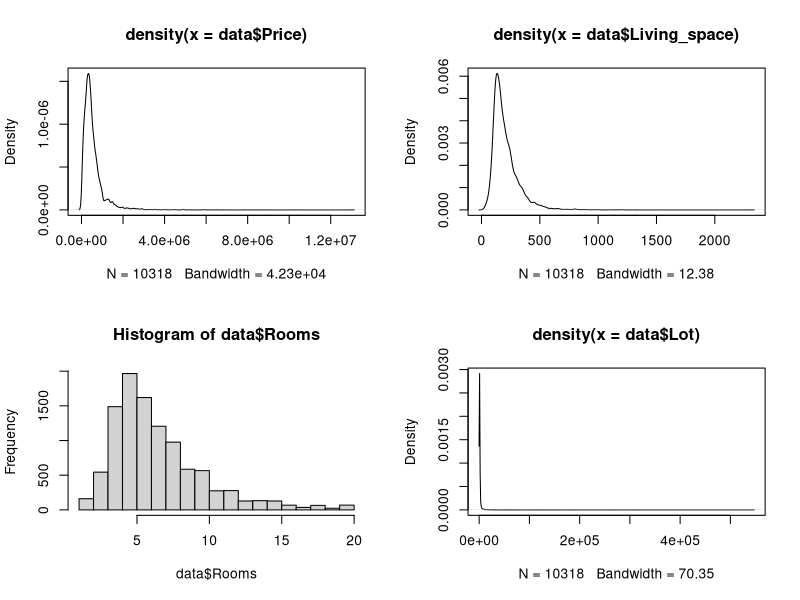
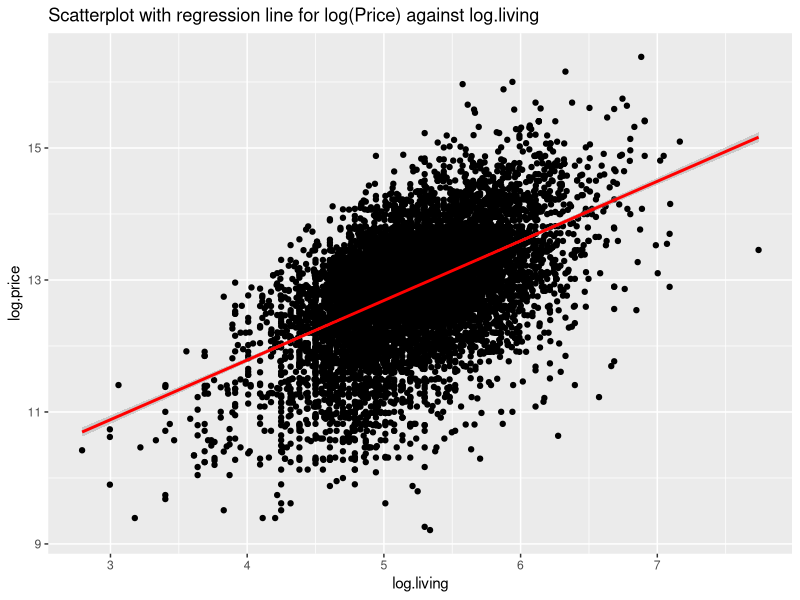
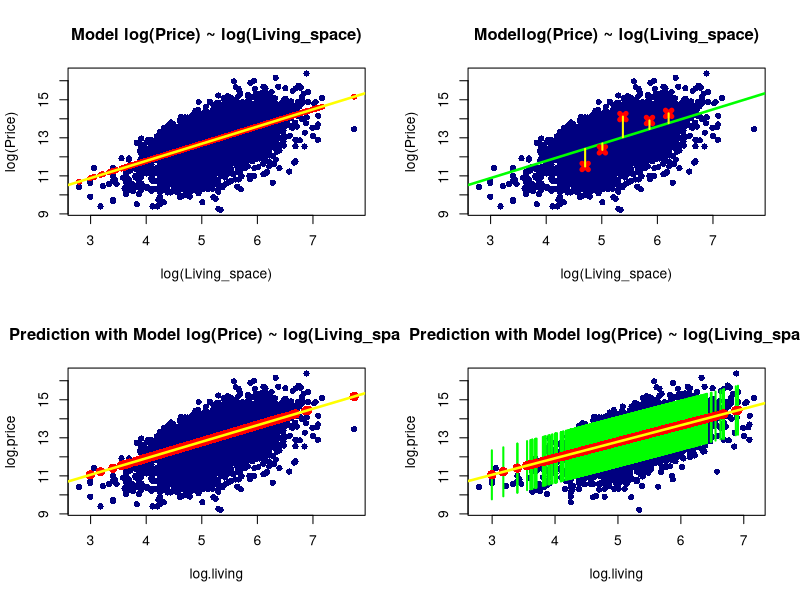
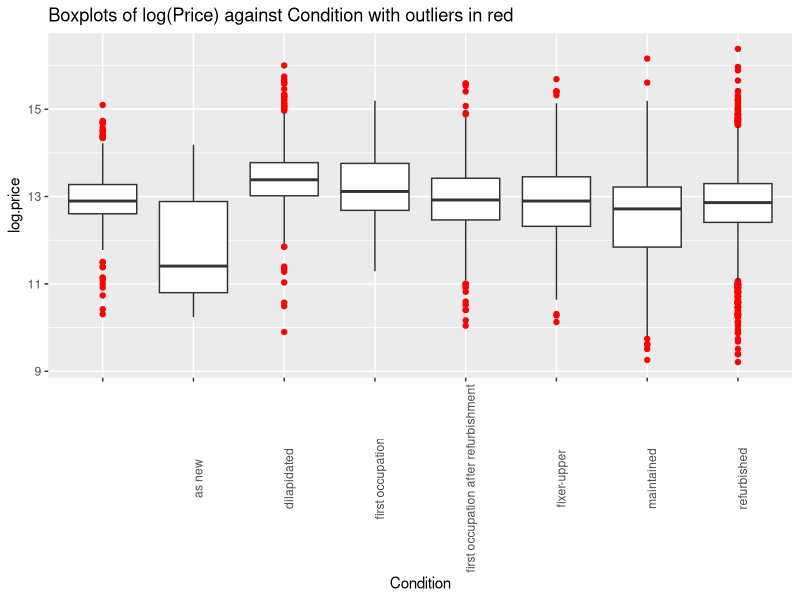
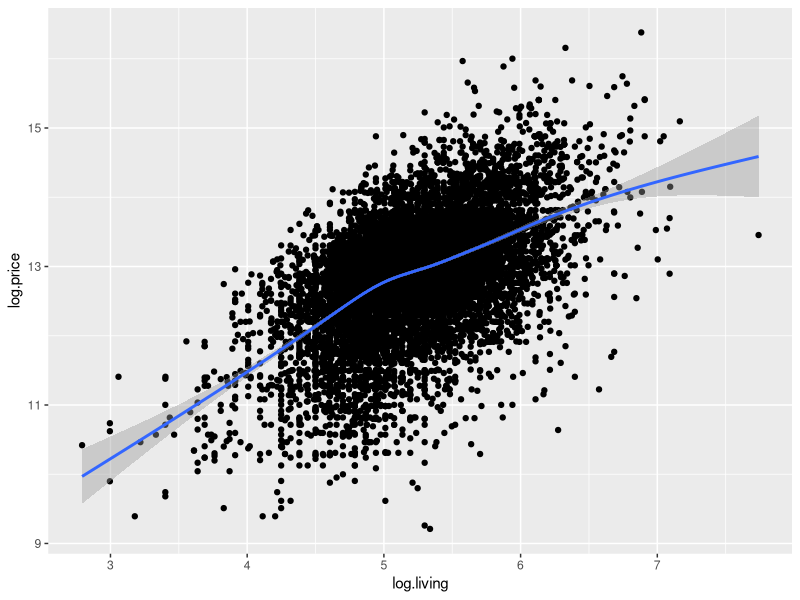
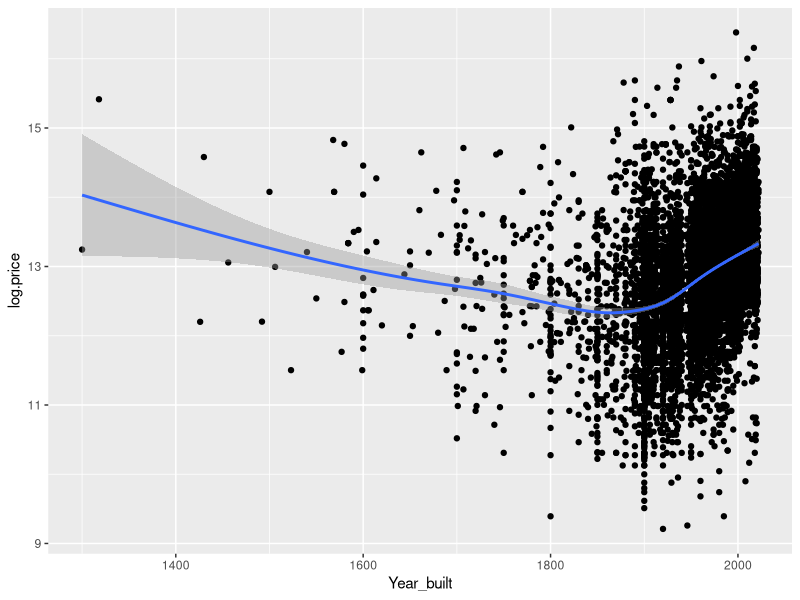
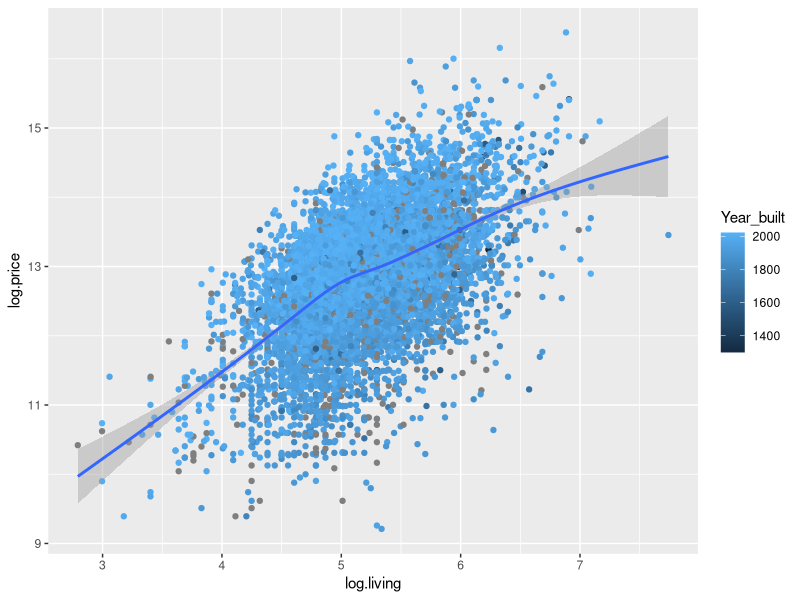
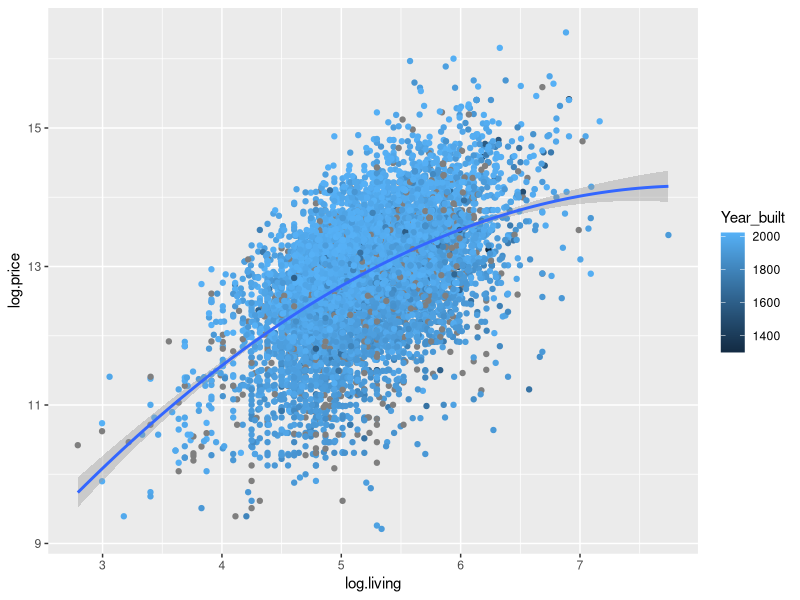

Write the R code that produced these figures, in order.
## ---- chunk 1
knitr::opts_chunk$set(echo = TRUE)
## ---- chunk 2
data <- read.csv('german_housing_cleaned.csv',header =T, encoding='UTF-8')
head(data)
## ---- chunk 3
par(mfrow = c(2,2))

#Price
plot(density(data$Price))

#Living_space
plot(density(data$Living_space))

#Rooms
hist(data$Rooms)

#Lot
plot(density(data$Lot))
## ---- chunk 4
data1 <- data
data1$log.price <- log(data1$Price)
data1$log.living <- log(data1$Living_space)
data1$log.rooms <- log(data1$Rooms)
data1$log.lot <- log(data1$Lot)
data1$Condition <- factor(data1$Condition)
str(data1)
## ---- chunk 5
options(scipen=999) #block scientific notation
library(ggplot2)
attach(data)
## ---- chunk 6
#Living_space
ggplot(data1, aes(log.living, log.price)) + geom_point() + geom_smooth(method = lm, se = T, color = 'red') + ggtitle('Scatterplot with regression line for log(Price) against log.living')
## ---- chunk 7
#linear model
lm.log.price_living <- lm(log.price ~ log.living, data = data1)
summary(lm.log.price_living)

#estimated regression coefficients
coef(lm.log.price_living)
## ---- chunk 8
##linear model
lm.log.price_living_type <- lm(data = data1, log.price ~ log.living + Type)
summary(lm.log.price_living_type)

#estimated regression coefficients
coef(lm.log.price_living_type)

#intercept of Type "NULL"
coef(lm.log.price_living_type)['(Intercept)']

#intercept of Type single dwelling
coef(lm.log.price_living_type)['(Intercept)'] + coef(lm.log.price_living_type)['TypeSingle dwelling']
## ---- chunk 9
##linear model
lm.log.price_living_type2 <- lm(data = data1, log.price ~ log.living * Type)
summary(lm.log.price_living_type2)$coefficients

#estimated regression coefficients
coef(lm.log.price_living_type2)

# The "P-Values - confidence intervals" duality
confint(lm.log.price_living_type2)
## ---- chunk 10
formula(lm.log.price_living_type)
summary(lm.log.price_living_type)$r.squared
summary(lm.log.price_living_type)$adj.r.squared
## ---- chunk 11
formula(lm.log.price_living_type2)
summary(lm.log.price_living_type2)$r.squared
summary(lm.log.price_living_type2)$adj.r.squared
## ---- chunk 12
attach(data)
#lm.log.price_living
fitted.price_living <- fitted(lm.log.price_living)
str(fitted.price_living)
head(fitted.price_living)
plot(log(Price)~ log(Living_space), main = 'Model log(Price) ~ log(Living_space)', col = 'navy', pch = 16)
points(fitted.price_living ~ log(Living_space), col = 'red', pch = 16)
abline(lm.log.price_living, col = 'yellow', lwd = 2.5)
## ---- chunk 13
attach(data1)
resid.price_living <- resid(lm.log.price_living)
length(resid.price_living)
head(resid.price_living)

set.seed(100)
id <- sample(x = 1:10318, size = 5)
resid.price_living[id]
fitted.price_living[id]

plot(log(Price) ~ log(Living_space), main = 'Modellog(Price) ~ log(Living_space)', col = 'navy', pch = 16)
abline(lm.log.price_living, col = 'green', lwd = 2.5)

points(log(Price) ~ log(Living_space), data = data1[id, ], col = 'red', pch = 4, lwd = 5)
segments(x0 = data1[id, 'log.living'], x1 = data1[id, 'log.living'],
         y0 = fitted.price_living[id], y1 = data1[id, 'log.price'], col = 'yellow', lwd = 2)
## ---- chunk 14
#split dataset 
split80 <- round(nrow(data1)* 0.80)
train <- data1[1:split80,]
test <- data1[(split80 + 1):nrow(data1),]
dim(train)
dim(test)

#linear regression model
lm.train <- lm(log.price ~ log.living, data = train)
summary(lm.train)

#predictions
pred.new.living <- predict(object = lm.train, newdata = test)
pred.new.living.CI <- predict(object = lm.train, interval = 'prediction', newdata = test)

#display predictions
plot(log.price ~log.living, data = data1, main = 'Prediction with Model log(Price) ~ log(Living_space)', col = 'navy', pch = 16)
points(x = test$log.living, y= pred.new.living, col = 'red', pch = 16, cex = 1.5)
abline(lm.train, col = 'yellow', lwd = 2.5)


plot(log.price ~ log.living, data = train, main = 'Prediction with Model log(Price) ~ log(Living_space)', col = 'navy', pch = 16)
segments(x0 = test$log.living, x1 = test$log.living,
         y0 = pred.new.living.CI[, 'lwr'], y1 = pred.new.living.CI[, 'upr'], lwd = 2, col = 'green')
points(x = test$log.living, y= pred.new.living.CI[,'fit'], col = 'red', pch = 16, cex =1.5)
abline(lm.train, col = 'yellow', lwd = 2.5)
## ---- chunk 15
unique(data1$Condition)

condition.box.with_outlier <- ggplot(data1, aes(x=Condition, y=log.price)) + geom_boxplot(outlier.colour = 'red')+ theme(axis.text.x = element_text(angle = 90)) + ggtitle('Boxplots of log(Price) against Condition with outliers in red')
plot(condition.box.with_outlier)

#model
lm.price_condition.1 <- lm(log.price ~ Condition, data = data1)
summary(lm.price_condition.1)

#coefficients
coef(lm.price_condition.1)

aggregate(log.price ~Condition, 
          FUN = mean, data = data1)

#model without slope, only intercept
lm.price_condition.0 <- lm(log.price ~ 1, data = data1)
summary(lm.price_condition.0)
coef(lm.price_condition.0)

#Anova
anova(lm.price_condition.0, lm.price_condition.1)


#post-hoc contrasts
library(multcomp)
unique(data1$Condition)
ph.test.1 <- glht(model = lm.price_condition.1, linfct = mcp(Condition = c('refurbished - dilapidated = 0')))
summary(ph.test.1)
## ---- chunk 16
#str(data1)
lm.price_condition.2 <- update(lm.price_condition.1,. ~ . + Type + Rooms + State +Energy_efficiency_class + Year_built + Furnishing_quality + Lot)
formula(lm.price_condition.2)
drop1(lm.price_condition.2, test = "F")
## ---- chunk 17
library(ggplot2)
attach(data1)
## ---- chunk 18
gg.log.price_log.living <- ggplot(data1,mapping = aes(y = log.price, x = log.living)) + geom_point()
gg.log.price_log.living + geom_smooth()
## ---- chunk 19
gg.log.price_log.living <- ggplot(data1,mapping = aes(y = log.price, x = Year_built)) + geom_point()
gg.log.price_log.living + geom_smooth()
## ---- chunk 20
gg.log.price_log.living <- ggplot(data1,mapping = aes(y = log.price, x = log.living, colour = Year_built)) + geom_point()
gg.log.price_log.living + geom_smooth()
## ---- chunk 21
#model with a linear effect for log.living
lm.living.1 <- lm(log.price ~ log.living + Year_built)
drop1(lm.living.1, test = "F")
## ---- chunk 22
#model with a quadratic effect for log.living
lm.living.2 <- update(lm.living.1, . ~ . + I(log.living^2))
summary(lm.living.2)
## ---- chunk 23
#test in quadratic
anova.lm.living <- anova(lm.living.1, lm.living.2)
summary(anova.lm.living)
## ---- chunk 24
#plot
gg.log.price_log.living + geom_smooth(method = 'lm', formula = y ~poly(x, degree = 2))
## ---- chunk 25
#model with a quadratic poly
lm.living.3 <- lm(log.price ~ log.rooms + log.living + poly(log.living, degree = 2))
summary(lm.living.3)
## ---- chunk 26
#model with a cubic poly
lm.living.4 <- lm(log.price ~ log.rooms + log.living + poly(log.living, degree = 3))
summary(lm.living.4)
## ---- chunk 27
gg.log.lot.log.price <- ggplot(data = data1, mapping = aes(y = log.lot, x = log.price)) + geom_point()
gg.log.lot.log.price + geom_smooth(method = 'gam')
## ---- chunk 28
library(splines)
lm.regression_splines <- lm(log.price ~ bs(log.living, df = 3))
summary(lm.regression_splines)
## ---- chunk 29
library(mgcv)
## ---- chunk 30
attach(data1)
gam.log.price.rooms <- gam(log.price ~ s(Rooms))
summary(gam.log.price.rooms)
plot(gam.log.price.rooms, residuals = TRUE, cex = 2)
## ---- chunk 31
gam.log.price.log.living <- gam(log.price ~ log.living + s(Rooms) + s(Garages))
summary(gam.log.price.log.living)

plot(gam.log.price.log.living, residuals = TRUE, select = 1)
## ---- chunk 32

#stroe the residuals in data1
data1$resid.price_living <- resid(lm.log.price_living)

#creat QQ-Plot

qqnorm(resid(lm.log.price_living))
qqline(resid(lm.log.price_living))
## ---- chunk 33
ggplot(mapping = aes(y = abs(resid(lm.log.price_living)), x = fitted(lm.log.price_living))) +
  geom_abline(intercept = 0, slope = 0) + geom_point() +
  geom_smooth()
## ---- chunk 34
## 1) compute Cook’s distance 

cooks.dist.log.price_living <- cooks.distance(lm.log.price_living) 

##
## 2) plot it

ggplot(data = data1,
       mapping = aes(y = log.price, x = log.living,
                     colour = cooks.dist.log.price_living)) +
  geom_point() +
  geom_smooth(method = "lm", se = FALSE) + facet_wrap(. ~ Type)
## ---- chunk 35
plot(lm.log.price_living, which = 5)
## ---- chunk 36

plot(lm.log.price_living_type)
## ---- chunk 37
#mean(data$Price)
##
B <- 10^3
t.mean <- c()

for(i in 1:B){
  t.id <- sample(1:10, replace = TRUE)
  t.data.price <- data$Price[t.id]
  t.mean[i] <- mean(t.data.price)
}


##
length(t.mean)

hist(t.mean, breaks = 50)
abline(v = mean(data$Price), col = "red")

sorted.means <- sort(t.mean) 
quantile(sorted.means, probs = c(0.025, 0.975))
